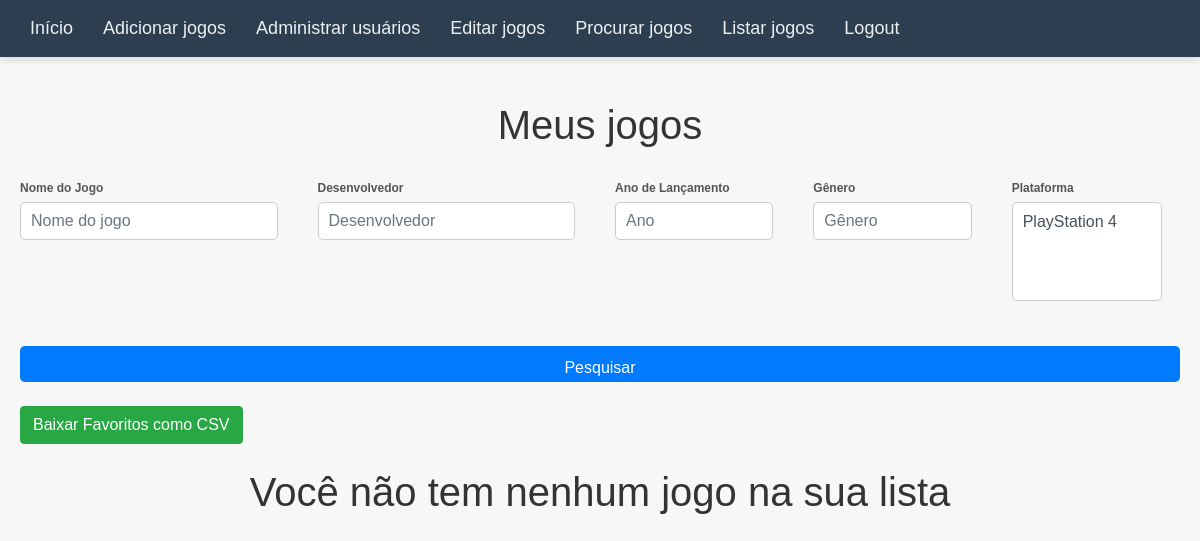
The page / (signed in) on the database as committed earlier.
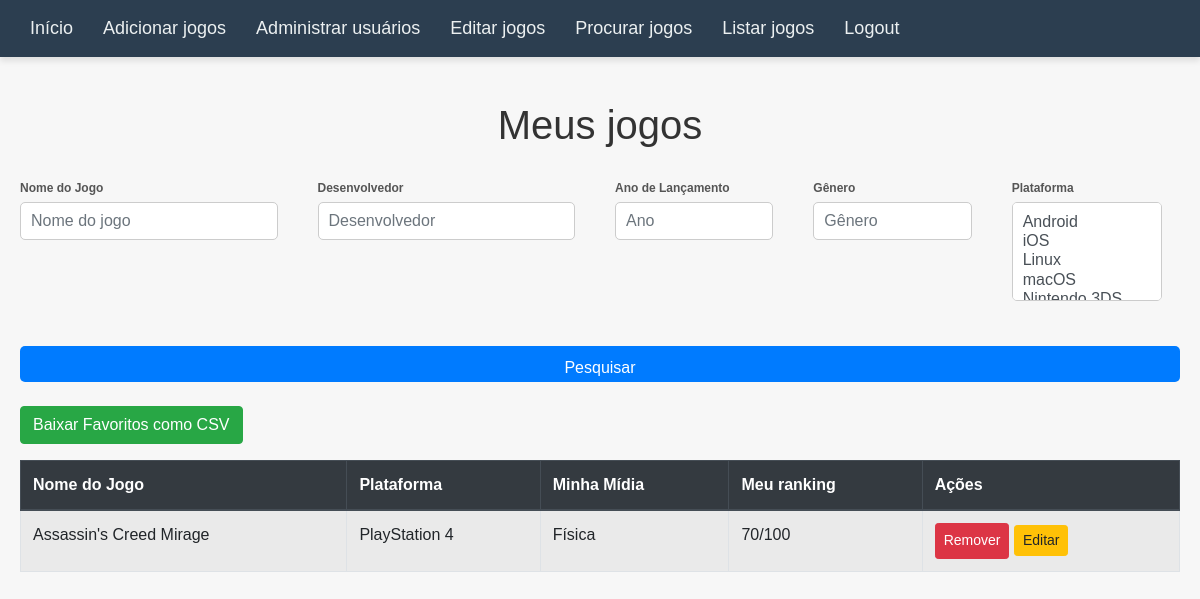
The same page on the database as committed later.
### app/models.py (models this page shows)
class UserGameAssociation(db.Model):
    __tablename__ = 'user_game_association'
    user_id = db.Column(db.Integer, db.ForeignKey('user.id'), primary_key=True)
    game_id = db.Column(db.Integer, db.ForeignKey('game.id'), primary_key=True)
    media = db.Column(db.String(20), nullable=False)
    rating = db.Column(db.Integer, nullable=True)

### app/routes/game.py (the view)
@bp.route('/')
@login_required
def index():
    game_name = request.args.get('name', '', type=str)
    selected_platforms = request.args.getlist('platform')
    developer = request.args.get('developer', '', type=str)
    release_year = request.args.get('release_year', '', type=int)
    genre = request.args.get('genre', '', type=str)
    favorites = UserGameAssociation.query.filter_by(user_id=current_user.id) # Obtém os jogos favoritos do usuário
    data = []
    for favorite in favorites:
        query = Game.query
        query = query.filter_by(id = favorite.game_id)
        if game_name:
            query = query.filter(Game.name.ilike(f'%{game_name}%'))
        if selected_platforms:
            query = query.filter(Game.platform.in_(selected_platforms))
        if developer:
            query = query.filter(Game.developer.ilike(f'%{developer}%'))
        if release_year:
            query = query.filter_by(release_year=release_year)
        if genre:
            query = query.filter(Game.genre.ilike(f'%{genre}%'))
        for game in query:
            data.append({
                    'id': game.id,
                    'name': game.name,
                    'platform': game.platform,
                    'release_year': game.release_year,
                    'developer': game.developer,
                    'genre': game.genre,
                    'description': game.description,
                    'rating': favorite.rating,
                    'media': favorite.media,
                })
    platforms = Game.query.with_entities(Game.platform).distinct().all()
    platforms = [platform[0] for platform in platforms]
    return render_template('index.html', games=data, filters={
        'name': game_name,
        'platform': selected_platforms,
        'developer': developer,
        'release_year': release_year,
        'genre': genre
    }, platforms=platforms)

### app/__init__.py (called while the page is built)
@login_manager.user_loader
def load_user(user_id):
    return User.query.get(int(user_id))

### app/templates/index.html (shortened to what this page needs)
{% extends "base.html" %}
{% block content %}
    <h1 class="mt-4">Meus jogos</h1>
    <form action="{{ url_for('game.index') }}" method="get" class="mb-4">
        <div class="row">
            <div class="col-md-3">
                <div class="form-group">
                    <label for="name">Nome do Jogo</label>
                    <input type="text" class="form-control" name="name" id="name" value="{{ filters.get('name', '') }}" placeholder="Nome do jogo">
                </div>
            </div>
            <div class="col-md-3">
                <div class="form-group">
                    <label for="developer">Desenvolvedor</label>
                    <input type="text" class="form-control" name="developer" id="developer" value="{{ filters.get('developer', '') }}" placeholder="Desenvolvedor">
                </div>
            </div>
            <div class="col-md-2">
                <div class="form-group">
                    <label for="release_year">Ano de Lançamento</label>
                    <input type="number" class="form-control" name="release_year" id="release_year" value="{{ filters.get('release_year', '') }}" placeholder="Ano">
                </div>
            </div>
            <div class="col-md-2">
                <div class="form-group">
                    <label for="genre">Gênero</label>
                    <input type="text" class="form-control" name="genre" id="genre" value="{{ filters.get('genre', '') }}" placeholder="Gênero">
                </div>
            </div>
            <div class="col-md-2">
                <div class="form-group">
                    <label for="platform">Plataforma</label>
                    <select name="platform" id="platform" class="form-control" multiple>
                        {% for platform in platforms %}
                            <option value="{{ platform }}" {% if platform in filters.get('platform', []) %}selected{% endif %}>
                            </option>
                        {% endfor %}
                    </select>
                </div>
            </div>
        </div>
        <div class="row">
            <div class="col-md-12 text-right">
                <button type="submit" class="btn btn-primary">Pesquisar</button>
            </div>
        </div>
    </form>
    <a href="{{ url_for('game.download_favorites_csv') }}" class="btn btn-success">Baixar Favoritos como CSV</a>
    {% if games %}
    <table class="table table-striped table-bordered mt-3">
        <thead class="thead-dark">
            <tr>
                <th>Nome do Jogo</th>
                <th>Plataforma</th>
                <th>Minha Mídia</th>
                <th>Meu ranking</th>
                <th>Ações</th>
            </tr>
        </thead>
        <tbody>
            {% for user_game in games %}
            <tr>
                <td>{{ user_game.name }}</td>
                <td>{{ user_game.platform }}</td>
                <td>{{ user_game.media }}</td>
                <td>{{ user_game.rating }}/100</td>
                <td>
                    <form action="{{ url_for('game.remove_from_wishlist', game_id=user_game.id) }}" method="POST" style="display:inline;">
                        <button type="submit" class="btn btn-danger btn-sm">Remover</button>
                    </form>
                    <a href="{{ url_for('game.edit_wishlist', game_id=user_game.id) }}" class="btn btn-warning btn-sm">Editar</a>
                </td>
            </tr>
            {% endfor %}
        </tbody>
    </table>
    {% else %}
        <h1 class="mt-4">Você não tem nenhum jogo na sua lista</h1>
    {% endif %}
{% endblock %}

### app/templates/base.html (shortened to what this page needs)
<!DOCTYPE html>
<html lang="en">
<head>
    <link rel="stylesheet" href="https://stackpath.bootstrapcdn.com/bootstrap/4.5.2/css/bootstrap.min.css">
    <link rel="stylesheet" href="{{ url_for('static', filename='css/styles.css') }}">
</head>
<body>
    <nav class="navbar">
        <ul class="navbar-menu">
            <li class="navbar-item"><a href="{{ url_for('game.index') }}" class="navbar-link">Início</a></li>
            {% if current_user.is_authenticated %}
                {% if current_user.is_admin %}
                    <li class="navbar-item"><a href="{{ url_for('game.add_game') }}" class="navbar-link">Adicionar jogos</a></li>
                    <li class="navbar-item"><a href="{{ url_for('admin.admin_dashboard') }}" class="navbar-link">Administrar usuários</a></li>
                    <li class="navbar-item"><a href="{{ url_for('game.edit_games') }}" class="navbar-link">Editar jogos</a></li>
                {% endif %}
                <li class="navbar-item"><a href="{{ url_for('game.search_and_add_games') }}" class="navbar-link">Procurar jogos</a></li>
                <li class="navbar-item"><a href="{{ url_for('game.list_and_add_games') }}" class="navbar-link">Listar jogos</a></li>
                <li class="navbar-item"><a href="{{ url_for('auth.logout') }}" class="navbar-link">Logout</a></li>
            {% endif %}
        </ul>
    </nav>
    <div class="content">
        {% block content %}{% endblock %}
    </div>
</body>
</html>

### app/static/css/styles.css (style rules this page uses)
body { font-family: Arial, sans-serif; margin: 0; padding: 0; }
nav { background-color: #333; padding: 10px; }
nav ul { list-style-type: none; padding: 0; }
nav ul li { display: inline; margin-right: 15px; }
nav ul li a { color: white; text-decoration: none; }
.navbar { background-color: #2c3e50; padding: 15px; box-shadow: 0 4px 6px rgba(0, 0, 0, 0.1); }
.navbar-menu { list-style-type: none; display: flex; justify-content: center; margin: 0; padding: 0; }
.navbar-item { margin: 0 15px; }
.navbar-link { text-decoration: none; color: #ecf0f1; font-size: 18px; font-weight: 500; transition: color 0.3s ease, border-bottom 0.3s ease; padding: 5px 0; border-bottom: 2px solid transparent; }
.form-group { margin-bottom: 15px; }
.form-group label { display: block; font-weight: 600; color: #555; margin-bottom: 5px; }
.form-control { width: 100%; padding: 10px; font-size: 16px; border: 1px solid #ccc; border-radius: 5px; }
.btn-primary { background-color: #007bff; color: white; padding: 10px 20px; font-size: 16px; border: none; border-radius: 5px; cursor: pointer; width: 100%; margin-top: 20px; }
.btn-primary { background-color: #007bff; color: #fff; padding: 10px 20px; font-size: 16px; border: none; border-radius: 5px; cursor: pointer; width: 100%; margin-top: 20px; transition: background-color 0.3s ease; }
h1 { font-size: 24px; }
.content { padding: 20px; }
* { margin: 0; padding: 0; box-sizing: border-box; }
body { font-family: 'Arial', sans-serif; background-color: #f7f7f7; color: #333; }
h1 { font-size: 24px; margin-bottom: 20px; color: #444; }
label { font-size: 12px; color: #555; display: block; margin-top: 10px; }
.form-group { display: flex; flex-direction: column; margin-right: 10px; }
select[multiple] { height: auto; width: 150px; }
button { align-self: flex-end; height: 36px; }
button { background-color: #4CAF50; color: white; padding: 5px 10px; border: none; cursor: pointer; }
form { margin: 20px 0; }
input, select, textarea { display: block; margin-bottom: 10px; padding: 8px; width: 100%; max-width: 400px; }
h1 { text-align: center; margin-bottom: 20px; font-size: 2.5em; color: #333; }

Rows that differ between the two databases and show on the page:
added UserGameAssociation: name "Assassin's Creed Mirage", platform "PlayStation 4", media "Física", rating "70"
Other text that changed with them:
form field platform: "PlayStation 4" → "Android / iOS / Linux / macOS"
text no longer shown: "Você não tem nenhum jogo na sua lista"
text now shown: "Nome do Jogo Plataforma Minha Mídia Meu ranking Ações"
